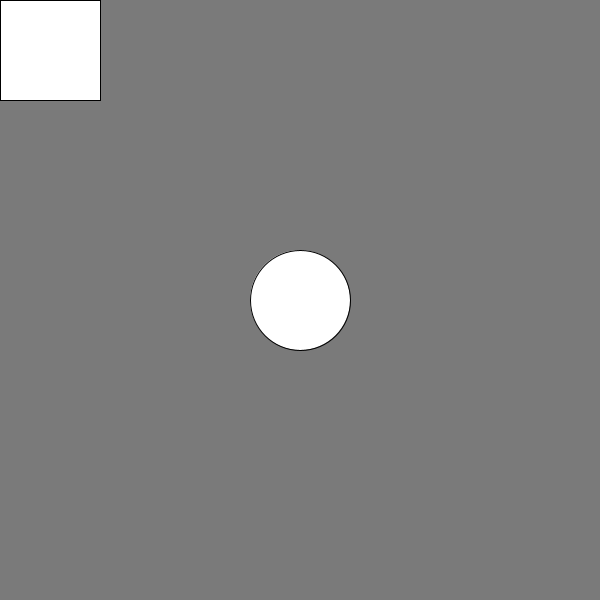
Frame 1 (no input)
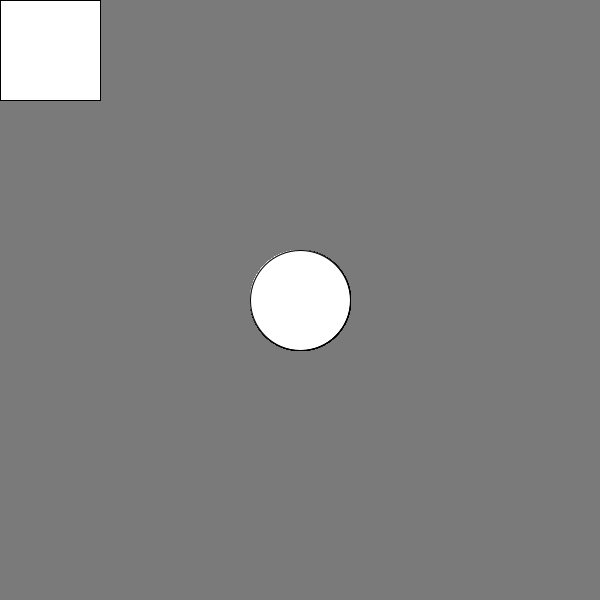
Frame 60 (the mouse pressed at the canvas centre just before this capture)
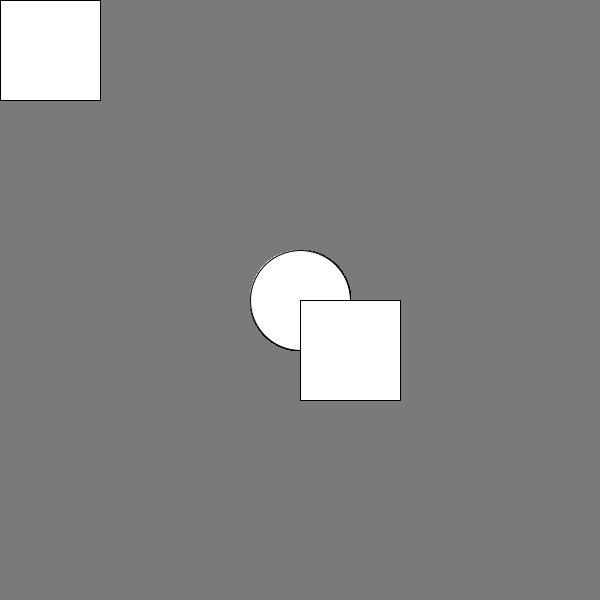
Frame 120 (the mouse held since frame 60 and released just before this capture)

The Processing sketch that drew these frames (run headless with seeded random() and noise(); from frame 60 on, the mouse is pressed at the canvas centre):

// Processing sketch: BasicProgramm
// ── BasicProgramm.pde
// runs only once after the start of the programm
void setup(){
  println("setup function is executed");
  size(600, 600); // default is 100 x 100 pixels
  background(122);
  
  // setup function
  // initialization
}


void draw(){
  println("draw function is executed");
  ellipse(300, 300, 100, 100);
  rect(mouseX, mouseY, 100, 100);
  
  // draw function
  // Continuoulsy
  // Default frame rate is 60 FPS (frames per second)
}
